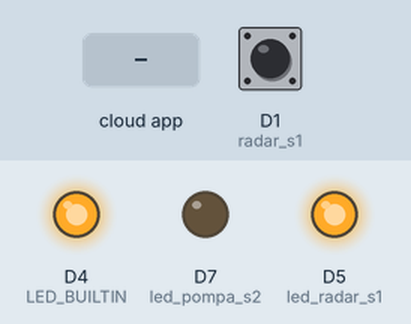
Recording of a sketch running on a simulated ESP8266 (NodeMCU). On the bench: output pins drawn as LEDs (lit = HIGH, except the on-board LED, lit = LOW). The inputs (shaded band) are chosen by the test bench; at power-on: D1 (radar_s1) HIGH. WiFi joins after 1.5 s; servers stay silent unless stated; the Firebase database answers and starts empty.

Above: at 3.2 s.
3.3 s: the phone or cloud app sets Relay3 to 1
At 4.0 s:
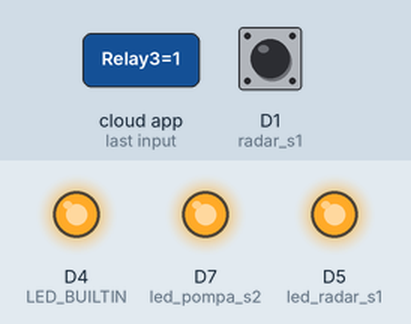
5.0 s: D1 (radar_s1) pulled LOW for 0.25 s
At 5.4 s:
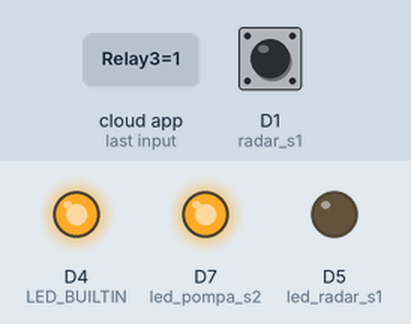
7.1 s: D1 (radar_s1) pulled LOW for 3.2 s
At 11.6 s:
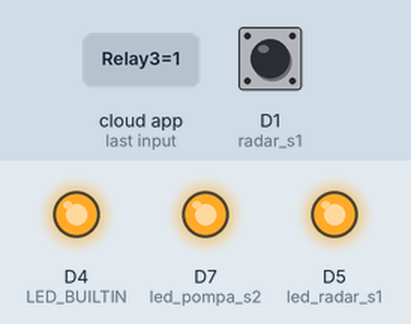
11.9 s: the phone or cloud app sets Relay3 to 0
At 12.9 s:
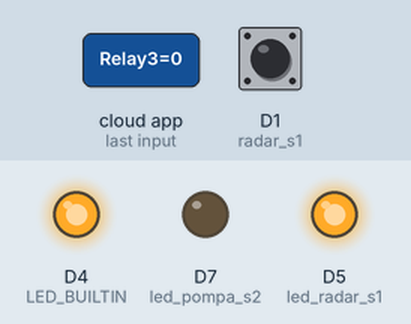
Timing chart, 0 to 14.4 s (numbered marks = the images above; inputs shaded):
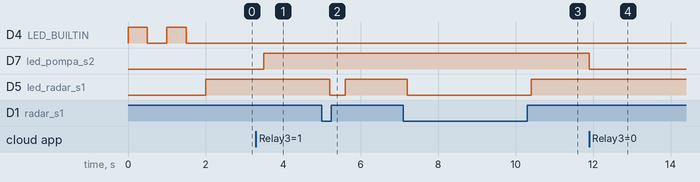

The sketch:

BCV_Sistem_Air_1.ino
```cpp
#include <Arduino.h>
#include <ESP8266WiFi.h>
#include <FirebaseESP8266.h>
#include <addons/TokenHelper.h>
#include <addons/RTDBHelper.h>

#include <ArduinoJson.h>

#define radar_s1 D1
#define led_radar_s1 D5
#define led_pompa_s2 D7
#define WIFI_SSID "FAISAL OVIE 2"
#define WIFI_PASSWORD "1sampai0"
// #define WIFI_SSID "pos bcv1"
// #define WIFI_PASSWORD "bdgcityV1"
#define DATABASE_URL "https://bcv1-d6838-default-rtdb.asia-southeast1.firebasedatabase.app/"
#define API_KEY "AIzaSyDGeCHzLu7OGQlCgyntd8ag5yQYxBVXdyA"
#define USER_EMAIL "bandungcityviewi@gmail.com"
#define USER_PASSWORD "rw13_bcv1_hwSystem"

FirebaseData fbdo;
FirebaseAuth auth;
FirebaseConfig config;
WiFiClientSecure client;

int automation = 1;

void setup() {
  pinMode(radar_s1, INPUT_PULLUP);
  pinMode(led_radar_s1, OUTPUT);
  pinMode(led_pompa_s2, OUTPUT);
  pinMode(LED_BUILTIN, OUTPUT);

  connectToWiFi();
  config.api_key = API_KEY;
  auth.user.email = USER_EMAIL;
  auth.user.password = USER_PASSWORD;
  config.database_url = DATABASE_URL;
  config.token_status_callback = tokenStatusCallback;

  Firebase.reconnectNetwork(true);
  Firebase.begin(&config, &auth);
}

void loop() {
  if (Firebase.ready()){
    int radar_s1_state = digitalRead(radar_s1);

    if (radar_s1_state == HIGH){ //radar ngambang || karena input pullup
      digitalWrite(led_radar_s1, HIGH);
      Firebase.setInt(fbdo, "/ControlSystem/Reservoir1/Radar", 1); //0 Kosong || 1 Penuh (di firebase)
    } else { //radar ketarik
      digitalWrite(led_radar_s1, LOW);
      Firebase.setInt(fbdo, "/ControlSystem/Reservoir1/Radar", 0);
    }

    int relay3State = Firebase.getInt(fbdo, "/ControlSystem/Reservoir2/Relay3") ? fbdo.to<int>() : 0;
    if (relay3State == 1){
      digitalWrite(led_pompa_s2, HIGH);
    } else {
      digitalWrite(led_pompa_s2, LOW);
    }
  }
  delay(100);
}

void connectToWiFi() {
  WiFi.begin(WIFI_SSID, WIFI_PASSWORD);
  int attempts = 0;
  while (WiFi.status() != WL_CONNECTED && attempts < 5) {
    digitalWrite(LED_BUILTIN, HIGH);
    delay(500);
    digitalWrite(LED_BUILTIN, LOW);
    delay(500);
    attempts++;
  }

  if (WiFi.status() == WL_CONNECTED) {
    digitalWrite(LED_BUILTIN, LOW);
  } else {
    digitalWrite(LED_BUILTIN, LOW);
  }
}
```

Measured:
- after the input at 3.3 s, D7 (led_pompa_s2): LOW → HIGH after 0.20 s
- after the input at 5.0 s, D5 (led_radar_s1): HIGH → LOW after 0.20 s, → HIGH 0.40 s later
- after the input at 7.1 s, D5 (led_radar_s1): HIGH → LOW after 0.10 s, → HIGH 3.2 s later
- after the input at 11.9 s, D7 (led_pompa_s2): HIGH → LOW at once
